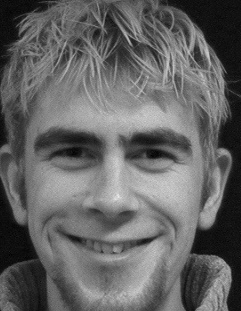
#> input picture facedata/IMM_face/01-2m.jpg, 241 x 311 px; its folder holds only this picture in this run
$ python img_features.py   (older library calls are emulated)
#> lines starting #> are read from the running program, lines starting #| are printed output that depends on the picture

import os
import numpy as np
import pickle as pkl
from skimage import io,transform
import random
import math


def get_img_features(path):
#> called with path = 'facedata/IMM_face/'
    img_feature=list()
    label_list=list()
    time=1
    for file in os.listdir(path):
        if os.path.isfile(path+file):
            try:
                img=io.imread(path+file,as_grey=True)
#> img is the input picture: shape (311, 241); min 0, max 236, mean 100.3
                img=transform.resize(img,(28,28))
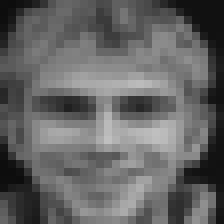
#> img: shape (28, 28) float64 (shown 8 times larger); min 0.0515, max 0.75, mean 0.393
                img=(img-img.min())/(img.max()-img.min())
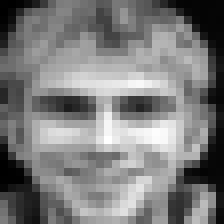
#> img: shape (28, 28) float64 (shown 8 times larger); min 0, max 1, mean 0.489
                # label=file.split('_')[0]
                # label=int(label[1:])
                label=file.split('-')[0]
                label=int(label[0:])
            except EOFError:
                print('EOFError happened at ',time,' ',file)
                return 0,0
            feature=np.array(img)
            img_feature.append(feature)
            label_list.append(label)
            time=time+1
            if(time%100==0):
                print('Samples: ',time,' ',file)
    print('Done!')
    img_data=tuple((img_feature,label_list))
    return img_data


Yale_face_data = get_img_features('facedata/IMM_face/')
pkl.dump(Yale_face_data,open('facedata_pkl/IMM_face_data_40_5.pkl','wb'))

$ run again, on facedata/IMM_face/02-4m.jpg
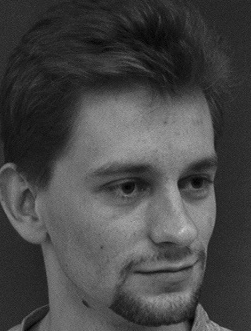
#> input picture facedata/IMM_face/02-4m.jpg, 251 x 331 px
#> in get_img_features, img is the input picture: shape (331, 251); min 0, max 209, mean 70.9
#> in get_img_features, `img=transform.resize(img,(28,28))`:
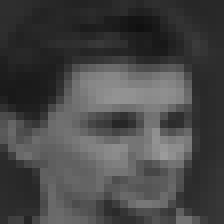
#> img: shape (28, 28) float64 (shown 8 times larger); min 0.0647, max 0.612, mean 0.278
#> in get_img_features, `img=(img-img.min())/(img.max()-img.min())`:
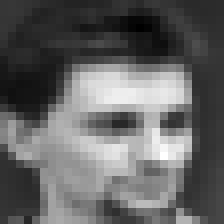
#> img: shape (28, 28) float64 (shown 8 times larger); min 0, max 1, mean 0.39

$ run again, on facedata/IMM_face/02-6m.jpg
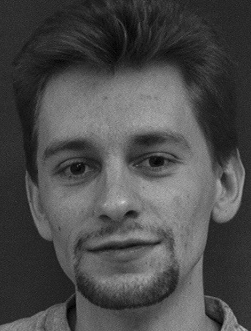
#> input picture facedata/IMM_face/02-6m.jpg, 251 x 331 px
#> in get_img_features, img is the input picture: shape (331, 251); min 0, max 210, mean 75.3
#> in get_img_features, `img=transform.resize(img,(28,28))`:
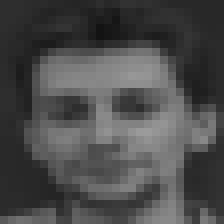
#> img: shape (28, 28) float64 (shown 8 times larger); min 0.0733, max 0.61, mean 0.295
#> in get_img_features, `img=(img-img.min())/(img.max()-img.min())`:
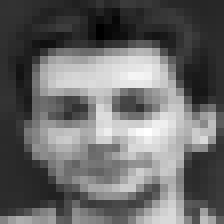
#> img: shape (28, 28) float64 (shown 8 times larger); min 0, max 1, mean 0.414

$ run again, on facedata/IMM_face/03-2m.jpg
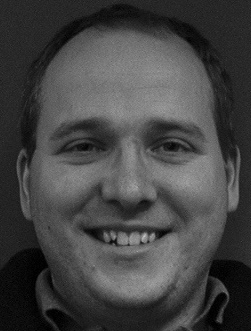
#> input picture facedata/IMM_face/03-2m.jpg, 251 x 331 px
#> in get_img_features, img is the input picture: shape (331, 251); min 0, max 199, mean 68.6
#> in get_img_features, `img=transform.resize(img,(28,28))`:
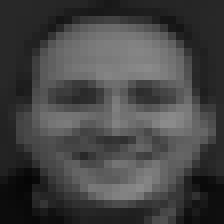
#> img: shape (28, 28) float64 (shown 8 times larger); min 0.0215, max 0.548, mean 0.269
#> in get_img_features, `img=(img-img.min())/(img.max()-img.min())`:
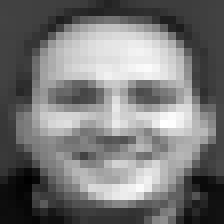
#> img: shape (28, 28) float64 (shown 8 times larger); min 0, max 1, mean 0.47

$ run again, on facedata/IMM_face/01-3m.jpg
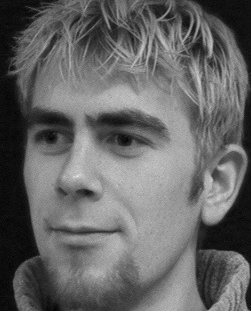
#> input picture facedata/IMM_face/01-3m.jpg, 251 x 311 px
#> in get_img_features, img is the input picture: shape (311, 251); min 0, max 240, mean 101.7
#> in get_img_features, `img=transform.resize(img,(28,28))`:
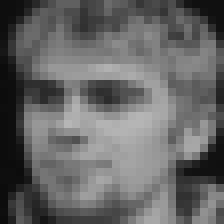
#> img: shape (28, 28) float64 (shown 8 times larger); min 0.0468, max 0.718, mean 0.399
#> in get_img_features, `img=(img-img.min())/(img.max()-img.min())`:
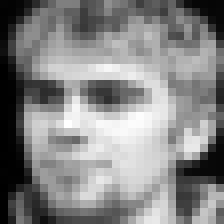
#> img: shape (28, 28) float64 (shown 8 times larger); min 0, max 1, mean 0.525
